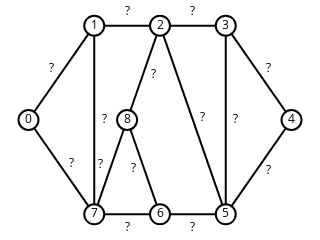

Here is the notebook cell this chart was saved with:
### Markdown cell above
## Passeios, trilhas e caminhos

Se $(N, E)$ é um grafo não-dirigido:

* um **passeio** (*walk*) é uma sequência de nós $\langle n_0, n_1, \ldots, n_{k-1} \rangle$ tal que, para todo $i$ entre $0$ e $k-2$, temos que $\{n_i, n_{i + 1}\} \in E$;

* uma **trilha** (*trail*) é um passeio $\langle n_0, n_1, \ldots, n_{k-1} \rangle$ no qual não existem índices $i$ e $j$ entre $0$ e $k-2$ tais que $i \neq j$ e $\{n_i, n_{i+1}\} = \{n_j, n_{j+1}\}$;

* um **caminho** (*path*) é um passeio $\langle n_0, n_1, \ldots, n_{k-1} \rangle$ no qual não existem índices $i$ e $j$ entre $0$ e $k-1$ tais que $i \neq j$ e $n_i = n_j$.

Se $(N, E)$ é um grafo dirigido:

* um **passeio** (*walk*) é uma sequência de nós $\langle n_0, n_1, \ldots, n_{k-1} \rangle$ tal que, para todo $i$ entre $0$ e $k-2$, temos que $(n_i, n_{i + 1}) \in E$;

* uma **trilha** (*trail*) é um passeio $\langle n_0, n_1, \ldots, n_{k-1} \rangle$ no qual não existem índices $i$ e $j$ entre $0$ e $k-2$ tais que $i \neq j$ e $(n_i, n_{i+1}) = (n_j, n_{j+1})$;

* um **caminho** (*path*) é um passeio $\langle n_0, n_1, \ldots, n_{k-1} \rangle$ no qual não existem índices $i$ e $j$ entre $0$ e $k-1$ tais que $i \neq j$ e $n_i = n_j$.

Pode-se dizer que uma trilha é um passeio que não repete arestas e um caminho é um passeio que não repete nós.

### Exercício 1

Dê um exemplo de passeio que não é trilha no grafo `ug`.

### Code cell
sn.show_graph(ug, nlab=True, elab=True)
# Passeio 
# 0 - 1 - 0

### Figure 1 — Plotly figure (JSON) as saved in the notebook; plotly's stock layout.template omitted (floating-point values rounded to 4 significant figures)
{"data": [{"hoverinfo": "none", "line": {"color": "rgb(0, 0, 0)", "width": 2}, "mode": "lines", "type": "scatter", "uid": "c4b6f53e-a241-11e8-927c-acbc32b9af5d", "x": [0, 0.25, null, 0, 0.25, null, 0.25, 0.5, null, 0.25, 0.25, null, 0.5, 0.75, null, 0.5, 0.75, null, 0.5, 0.375, null, 0.75, 1, null, 0.75, 0.75, null, 1, 0.75, null, 0.75, 0.5, null, 0.5, 0.25, null, 0.5, 0.375, null, 0.25, 0.375, null], "y": [0.5, 1, null, 0.5, 0, null, 1, 1, null, 1, 0, null, 1, 1, null, 1, 0, null, 1, 0.5, null, 1, 0.5, null, 1, 0, null, 0.5, 0, null, 0, 0, null, 0, 0, null, 0, 0.5, null, 0, 0.5, null]}, {"hoverinfo": "none", "marker": {"color": "rgb(255, 255, 255)", "line": {"color": "rgb(0, 0, 0)", "width": 2}, "size": 20}, "mode": "markers+text", "text": ["0", "1", "2", "3", "4", "5", "6", "7", "8"], "textfont": {"color": "rgb(0, 0, 0)"}, "textposition": "middle center", "type": "scatter", "uid": "c4b6f69c-a241-11e8-927c-acbc32b9af5d", "x": [0, 0.25, 0.5, 0.75, 1, 0.75, 0.5, 0.25, 0.375], "y": [0.5, 1, 1, 1, 0.5, 0, 0, 0, 0.5]}, {"hoverinfo": "none", "mode": "text", "text": ["?", "?", "?", "?", "?", "?", "?", "?", "?", "?", "?", "?", "?", "?"], "textfont": {"color": "rgb(0, 0, 0)"}, "textposition": "middle center", "type": "scatter", "uid": "c4b6f746-a241-11e8-927c-acbc32b9af5d", "x": [0.08835, 0.1616, 0.375, 0.2879, 0.625, 0.6626, 0.4751, 0.9116, 0.7879, 0.9116, 0.625, 0.375, 0.3999, 0.2749], "y": [0.7683, 0.2683, 1.072, 0.5, 1.072, 0.5094, 0.7406, 0.7683, 0.5, 0.2317, -0.07246, -0.07246, 0.2406, 0.2594]}], "layout": {"height": 180, "margin": {"b": 0, "l": 0, "r": 0, "t": 0}, "showlegend": false, "width": 320, "xaxis": {"showgrid": false, "showticklabels": false, "zeroline": false}, "yaxis": {"showgrid": false, "showticklabels": false, "zeroline": false}}}
